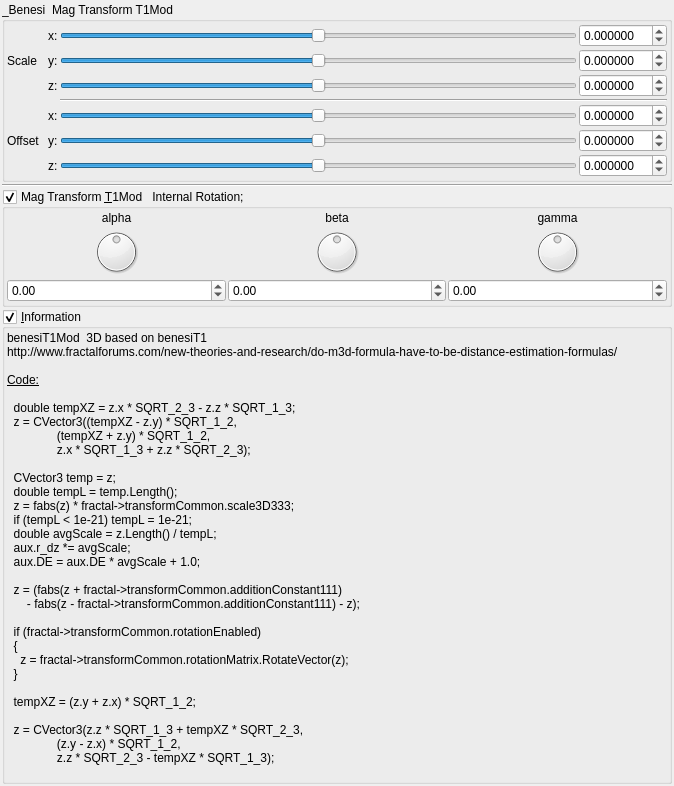
<?xml version="1.0" encoding="UTF-8"?>
<ui version="4.0">
 <class>Form</class>
 <widget class="QWidget" name="Form">
  <property name="geometry">
   <rect>
    <x>0</x>
    <y>0</y>
    <width>674</width>
    <height>735</height>
   </rect>
  </property>
  <property name="windowTitle">
   <string>Form</string>
  </property>
  <layout class="QVBoxLayout" name="verticalLayout">
   <property name="spacing">
    <number>2</number>
   </property>
   <property name="leftMargin">
    <number>2</number>
   </property>
   <property name="topMargin">
    <number>2</number>
   </property>
   <property name="rightMargin">
    <number>2</number>
   </property>
   <property name="bottomMargin">
    <number>2</number>
   </property>
   <item>
    <widget class="QGroupBox" name="groupBox">
     <property name="toolTip">
      <string>&lt;html&gt;&lt;head/&gt;&lt;body&gt;&lt;p&gt;&lt;span style=&quot; color:#000000;&quot;&gt;benesiT1Mod,  based on BenesiT1&lt;/span&gt;&lt;/p&gt;&lt;p&gt;&lt;span style=&quot; font-family:'Courier New,courier'; color:#000000;&quot;&gt;http://www.fractalforums.com/new-theories-and-research/do-m3d-formula-have-to-be-distance-estimation-formulas/&lt;/span&gt;&lt;/p&gt;&lt;/body&gt;&lt;/html&gt;</string>
     </property>
     <property name="title">
      <string>_Benesi  Mag Transform T1Mod</string>
     </property>
     <property name="checkable">
      <bool>false</bool>
     </property>
     <layout class="QVBoxLayout" name="verticalLayout_29" stretch="0">
      <property name="spacing">
       <number>2</number>
      </property>
      <property name="leftMargin">
       <number>2</number>
      </property>
      <property name="topMargin">
       <number>2</number>
      </property>
      <property name="rightMargin">
       <number>2</number>
      </property>
      <property name="bottomMargin">
       <number>2</number>
      </property>
      <item>
       <layout class="QGridLayout" name="gridLayout_63">
        <property name="spacing">
         <number>2</number>
        </property>
        <item row="0" column="1">
         <widget class="QLabel" name="label_251">
          <property name="text">
           <string/>
          </property>
         </widget>
        </item>
        <item row="4" column="4">
         <widget class="MyDoubleSpinBox" name="spinbox3_transf_addition_constant_111_x">
          <property name="sizePolicy">
           <sizepolicy hsizetype="Minimum" vsizetype="Maximum">
            <horstretch>0</horstretch>
            <verstretch>0</verstretch>
           </sizepolicy>
          </property>
          <property name="prefix">
           <string/>
          </property>
          <property name="suffix">
           <string/>
          </property>
          <property name="decimals">
           <number>6</number>
          </property>
          <property name="minimum">
           <double>-99.989999999999995</double>
          </property>
          <property name="maximum">
           <double>99.989999999999995</double>
          </property>
          <property name="singleStep">
           <double>0.100000000000000</double>
          </property>
         </widget>
        </item>
        <item row="4" column="3">
         <widget class="QSlider" name="slider3_transf_addition_constant_111_x">
          <property name="sizePolicy">
           <sizepolicy hsizetype="Preferred" vsizetype="Preferred">
            <horstretch>0</horstretch>
            <verstretch>0</verstretch>
           </sizepolicy>
          </property>
          <property name="minimum">
           <number>-5000000</number>
          </property>
          <property name="maximum">
           <number>5000000</number>
          </property>
          <property name="singleStep">
           <number>1</number>
          </property>
          <property name="orientation">
           <enum>Qt::Horizontal</enum>
          </property>
         </widget>
        </item>
        <item row="5" column="3">
         <widget class="QSlider" name="slider3_transf_addition_constant_111_y">
          <property name="sizePolicy">
           <sizepolicy hsizetype="Expanding" vsizetype="Maximum">
            <horstretch>0</horstretch>
            <verstretch>0</verstretch>
           </sizepolicy>
          </property>
          <property name="minimum">
           <number>-5000000</number>
          </property>
          <property name="maximum">
           <number>5000000</number>
          </property>
          <property name="singleStep">
           <number>1</number>
          </property>
          <property name="orientation">
           <enum>Qt::Horizontal</enum>
          </property>
         </widget>
        </item>
        <item row="1" column="1">
         <widget class="QLabel" name="label_258">
          <property name="text">
           <string>Scale </string>
          </property>
         </widget>
        </item>
        <item row="2" column="4">
         <widget class="MyDoubleSpinBox" name="spinbox3_transf_scale3D_333_z">
          <property name="sizePolicy">
           <sizepolicy hsizetype="Minimum" vsizetype="Maximum">
            <horstretch>0</horstretch>
            <verstretch>0</verstretch>
           </sizepolicy>
          </property>
          <property name="prefix">
           <string/>
          </property>
          <property name="suffix">
           <string/>
          </property>
          <property name="decimals">
           <number>6</number>
          </property>
          <property name="minimum">
           <double>-99.989999999999995</double>
          </property>
          <property name="maximum">
           <double>99.989999999999995</double>
          </property>
          <property name="singleStep">
           <double>0.100000000000000</double>
          </property>
         </widget>
        </item>
        <item row="0" column="4">
         <widget class="MyDoubleSpinBox" name="spinbox3_transf_scale3D_333_x">
          <property name="sizePolicy">
           <sizepolicy hsizetype="Minimum" vsizetype="Maximum">
            <horstretch>0</horstretch>
            <verstretch>0</verstretch>
           </sizepolicy>
          </property>
          <property name="prefix">
           <string/>
          </property>
          <property name="suffix">
           <string/>
          </property>
          <property name="decimals">
           <number>6</number>
          </property>
          <property name="minimum">
           <double>-99.989999999999995</double>
          </property>
          <property name="maximum">
           <double>99.989999999999995</double>
          </property>
          <property name="singleStep">
           <double>0.100000000000000</double>
          </property>
         </widget>
        </item>
        <item row="1" column="3">
         <widget class="QSlider" name="slider3_transf_scale3D_333_y">
          <property name="sizePolicy">
           <sizepolicy hsizetype="Expanding" vsizetype="Maximum">
            <horstretch>0</horstretch>
            <verstretch>0</verstretch>
           </sizepolicy>
          </property>
          <property name="minimum">
           <number>-5000000</number>
          </property>
          <property name="maximum">
           <number>5000000</number>
          </property>
          <property name="singleStep">
           <number>1</number>
          </property>
          <property name="orientation">
           <enum>Qt::Horizontal</enum>
          </property>
         </widget>
        </item>
        <item row="4" column="1">
         <widget class="QLabel" name="label_253">
          <property name="text">
           <string/>
          </property>
         </widget>
        </item>
        <item row="6" column="3">
         <widget class="QSlider" name="slider3_transf_addition_constant_111_z">
          <property name="sizePolicy">
           <sizepolicy hsizetype="Expanding" vsizetype="Maximum">
            <horstretch>0</horstretch>
            <verstretch>0</verstretch>
           </sizepolicy>
          </property>
          <property name="minimum">
           <number>-5000000</number>
          </property>
          <property name="maximum">
           <number>5000000</number>
          </property>
          <property name="singleStep">
           <number>1</number>
          </property>
          <property name="orientation">
           <enum>Qt::Horizontal</enum>
          </property>
         </widget>
        </item>
        <item row="6" column="1">
         <widget class="QLabel" name="label_257">
          <property name="text">
           <string/>
          </property>
         </widget>
        </item>
        <item row="2" column="3">
         <widget class="QSlider" name="slider3_transf_scale3D_333_z">
          <property name="sizePolicy">
           <sizepolicy hsizetype="Expanding" vsizetype="Maximum">
            <horstretch>0</horstretch>
            <verstretch>0</verstretch>
           </sizepolicy>
          </property>
          <property name="minimum">
           <number>-5000000</number>
          </property>
          <property name="maximum">
           <number>5000000</number>
          </property>
          <property name="singleStep">
           <number>1</number>
          </property>
          <property name="orientation">
           <enum>Qt::Horizontal</enum>
          </property>
         </widget>
        </item>
        <item row="1" column="4">
         <widget class="MyDoubleSpinBox" name="spinbox3_transf_scale3D_333_y">
          <property name="sizePolicy">
           <sizepolicy hsizetype="Minimum" vsizetype="Maximum">
            <horstretch>0</horstretch>
            <verstretch>0</verstretch>
           </sizepolicy>
          </property>
          <property name="prefix">
           <string/>
          </property>
          <property name="suffix">
           <string/>
          </property>
          <property name="decimals">
           <number>6</number>
          </property>
          <property name="minimum">
           <double>-99.989999999999995</double>
          </property>
          <property name="maximum">
           <double>99.989999999999995</double>
          </property>
          <property name="singleStep">
           <double>0.100000000000000</double>
          </property>
         </widget>
        </item>
        <item row="5" column="1">
         <widget class="QLabel" name="label_255">
          <property name="text">
           <string>Offset  </string>
          </property>
         </widget>
        </item>
        <item row="6" column="4">
         <widget class="MyDoubleSpinBox" name="spinbox3_transf_addition_constant_111_z">
          <property name="sizePolicy">
           <sizepolicy hsizetype="Minimum" vsizetype="Maximum">
            <horstretch>0</horstretch>
            <verstretch>0</verstretch>
           </sizepolicy>
          </property>
          <property name="prefix">
           <string/>
          </property>
          <property name="suffix">
           <string/>
          </property>
          <property name="decimals">
           <number>6</number>
          </property>
          <property name="minimum">
           <double>-99.989999999999995</double>
          </property>
          <property name="maximum">
           <double>99.989999999999995</double>
          </property>
          <property name="singleStep">
           <double>0.100000000000000</double>
          </property>
         </widget>
        </item>
        <item row="3" column="3" colspan="2">
         <widget class="Line" name="line_53">
          <property name="orientation">
           <enum>Qt::Horizontal</enum>
          </property>
         </widget>
        </item>
        <item row="0" column="3">
         <widget class="QSlider" name="slider3_transf_scale3D_333_x">
          <property name="sizePolicy">
           <sizepolicy hsizetype="Preferred" vsizetype="Preferred">
            <horstretch>0</horstretch>
            <verstretch>0</verstretch>
           </sizepolicy>
          </property>
          <property name="minimum">
           <number>-5000000</number>
          </property>
          <property name="maximum">
           <number>5000000</number>
          </property>
          <property name="singleStep">
           <number>1</number>
          </property>
          <property name="orientation">
           <enum>Qt::Horizontal</enum>
          </property>
         </widget>
        </item>
        <item row="2" column="1">
         <widget class="QLabel" name="label_250">
          <property name="text">
           <string/>
          </property>
         </widget>
        </item>
        <item row="5" column="4">
         <widget class="MyDoubleSpinBox" name="spinbox3_transf_addition_constant_111_y">
          <property name="sizePolicy">
           <sizepolicy hsizetype="Minimum" vsizetype="Maximum">
            <horstretch>0</horstretch>
            <verstretch>0</verstretch>
           </sizepolicy>
          </property>
          <property name="prefix">
           <string/>
          </property>
          <property name="suffix">
           <string/>
          </property>
          <property name="decimals">
           <number>6</number>
          </property>
          <property name="minimum">
           <double>-99.989999999999995</double>
          </property>
          <property name="maximum">
           <double>99.989999999999995</double>
          </property>
          <property name="singleStep">
           <double>0.100000000000000</double>
          </property>
         </widget>
        </item>
        <item row="0" column="2">
         <widget class="QLabel" name="label_252">
          <property name="text">
           <string>x:</string>
          </property>
         </widget>
        </item>
        <item row="1" column="2">
         <widget class="QLabel" name="label_254">
          <property name="text">
           <string>y:</string>
          </property>
         </widget>
        </item>
        <item row="4" column="2">
         <widget class="QLabel" name="label_256">
          <property name="text">
           <string>x:</string>
          </property>
         </widget>
        </item>
        <item row="5" column="2">
         <widget class="QLabel" name="label_259">
          <property name="text">
           <string>y:</string>
          </property>
         </widget>
        </item>
        <item row="2" column="2">
         <widget class="QLabel" name="label_260">
          <property name="text">
           <string>z:</string>
          </property>
         </widget>
        </item>
        <item row="6" column="2">
         <widget class="QLabel" name="label_261">
          <property name="text">
           <string>z:</string>
          </property>
         </widget>
        </item>
       </layout>
      </item>
     </layout>
    </widget>
   </item>
   <item>
    <widget class="Line" name="line_55">
     <property name="orientation">
      <enum>Qt::Horizontal</enum>
     </property>
    </widget>
   </item>
   <item>
    <widget class="MyGroupBox" name="groupCheck_transf_rotation_enabled">
     <property name="title">
      <string>Mag Transform &amp;T1Mod   Internal Rotation; </string>
     </property>
     <property name="checkable">
      <bool>true</bool>
     </property>
     <layout class="QVBoxLayout" name="verticalLayout_8" stretch="0">
      <property name="spacing">
       <number>2</number>
      </property>
      <property name="leftMargin">
       <number>2</number>
      </property>
      <property name="topMargin">
       <number>2</number>
      </property>
      <property name="rightMargin">
       <number>2</number>
      </property>
      <property name="bottomMargin">
       <number>2</number>
      </property>
      <item>
       <layout class="QGridLayout" name="gridLayout_10">
        <property name="spacing">
         <number>2</number>
        </property>
        <item row="1" column="2">
         <widget class="QLabel" name="label_36">
          <property name="text">
           <string>gamma</string>
          </property>
          <property name="alignment">
           <set>Qt::AlignCenter</set>
          </property>
         </widget>
        </item>
        <item row="1" column="1">
         <widget class="QLabel" name="label_34">
          <property name="text">
           <string>beta</string>
          </property>
          <property name="alignment">
           <set>Qt::AlignCenter</set>
          </property>
         </widget>
        </item>
        <item row="1" column="0">
         <widget class="QLabel" name="label_35">
          <property name="text">
           <string>alpha</string>
          </property>
          <property name="alignment">
           <set>Qt::AlignCenter</set>
          </property>
         </widget>
        </item>
        <item row="2" column="1">
         <widget class="QDial" name="dial3_transf_rotation_y">
          <property name="minimum">
           <number>-18000</number>
          </property>
          <property name="maximum">
           <number>18000</number>
          </property>
          <property name="wrapping">
           <bool>true</bool>
          </property>
         </widget>
        </item>
        <item row="2" column="2">
         <widget class="QDial" name="dial3_transf_rotation_z">
          <property name="minimum">
           <number>-18000</number>
          </property>
          <property name="maximum">
           <number>18000</number>
          </property>
          <property name="wrapping">
           <bool>true</bool>
          </property>
         </widget>
        </item>
        <item row="3" column="0">
         <widget class="MyDoubleSpinBox" name="spinboxd3_transf_rotation_x">
          <property name="sizePolicy">
           <sizepolicy hsizetype="Minimum" vsizetype="Maximum">
            <horstretch>0</horstretch>
            <verstretch>0</verstretch>
           </sizepolicy>
          </property>
          <property name="prefix">
           <string/>
          </property>
          <property name="suffix">
           <string/>
          </property>
          <property name="decimals">
           <number>2</number>
          </property>
          <property name="minimum">
           <double>-180.000000000000000</double>
          </property>
          <property name="maximum">
           <double>180.000000000000000</double>
          </property>
          <property name="singleStep">
           <double>1.000000000000000</double>
          </property>
         </widget>
        </item>
        <item row="2" column="0">
         <widget class="QDial" name="dial3_transf_rotation_x">
          <property name="minimum">
           <number>-18000</number>
          </property>
          <property name="maximum">
           <number>18000</number>
          </property>
          <property name="wrapping">
           <bool>true</bool>
          </property>
         </widget>
        </item>
        <item row="3" column="2">
         <widget class="MyDoubleSpinBox" name="spinboxd3_transf_rotation_z">
          <property name="sizePolicy">
           <sizepolicy hsizetype="Minimum" vsizetype="Maximum">
            <horstretch>0</horstretch>
            <verstretch>0</verstretch>
           </sizepolicy>
          </property>
          <property name="prefix">
           <string/>
          </property>
          <property name="suffix">
           <string/>
          </property>
          <property name="decimals">
           <number>2</number>
          </property>
          <property name="minimum">
           <double>-180.000000000000000</double>
          </property>
          <property name="maximum">
           <double>180.000000000000000</double>
          </property>
          <property name="singleStep">
           <double>1.000000000000000</double>
          </property>
         </widget>
        </item>
        <item row="3" column="1">
         <widget class="MyDoubleSpinBox" name="spinboxd3_transf_rotation_y">
          <property name="sizePolicy">
           <sizepolicy hsizetype="Minimum" vsizetype="Maximum">
            <horstretch>0</horstretch>
            <verstretch>0</verstretch>
           </sizepolicy>
          </property>
          <property name="prefix">
           <string/>
          </property>
          <property name="suffix">
           <string/>
          </property>
          <property name="decimals">
           <number>2</number>
          </property>
          <property name="minimum">
           <double>-180.000000000000000</double>
          </property>
          <property name="maximum">
           <double>180.000000000000000</double>
          </property>
          <property name="singleStep">
           <double>1.000000000000000</double>
          </property>
         </widget>
        </item>
       </layout>
      </item>
     </layout>
    </widget>
   </item>
   <item>
    <widget class="MyGroupBox" name="groupCheck_info">
     <property name="title">
      <string>&amp;Information</string>
     </property>
     <property name="flat">
      <bool>false</bool>
     </property>
     <property name="checkable">
      <bool>true</bool>
     </property>
     <layout class="QVBoxLayout" name="verticalLayout_2">
      <property name="spacing">
       <number>2</number>
      </property>
      <property name="leftMargin">
       <number>2</number>
      </property>
      <property name="topMargin">
       <number>2</number>
      </property>
      <property name="rightMargin">
       <number>2</number>
      </property>
      <property name="bottomMargin">
       <number>2</number>
      </property>
      <item>
       <widget class="QLabel" name="label_4">
        <property name="text">
         <string>&lt;!DOCTYPE HTML PUBLIC &quot;-//W3C//DTD HTML 4.0//EN&quot; &quot;http://www.w3.org/TR/REC-html40/strict.dtd&quot;&gt;
&lt;html&gt;&lt;head&gt;&lt;meta name=&quot;qrichtext&quot; content=&quot;1&quot; /&gt;&lt;style type=&quot;text/css&quot;&gt;
p, li { white-space: pre-wrap; }
&lt;/style&gt;&lt;/head&gt;&lt;body&gt;
&lt;p style=&quot; margin-top:0px; margin-bottom:0px; margin-left:0px; margin-right:0px; -qt-block-indent:0; text-indent:0px;&quot;&gt;benesiT1Mod  3D based on benesiT1&lt;/p&gt;
&lt;p style=&quot; margin-top:0px; margin-bottom:0px; margin-left:0px; margin-right:0px; -qt-block-indent:0; text-indent:0px;&quot;&gt;http://www.fractalforums.com/new-theories-and-research/do-m3d-formula-have-to-be-distance-estimation-formulas/&lt;/p&gt;
&lt;p style=&quot;-qt-paragraph-type:empty; margin-top:0px; margin-bottom:0px; margin-left:0px; margin-right:0px; -qt-block-indent:0; text-indent:0px;&quot;&gt;&lt;br /&gt;&lt;/p&gt;
&lt;p style=&quot; margin-top:0px; margin-bottom:0px; margin-left:0px; margin-right:0px; -qt-block-indent:0; text-indent:0px;&quot;&gt;&lt;span style=&quot; text-decoration: underline;&quot;&gt;Code:&lt;/span&gt;&lt;/p&gt;
&lt;p style=&quot;-qt-paragraph-type:empty; margin-top:0px; margin-bottom:0px; margin-left:0px; margin-right:0px; -qt-block-indent:0; text-indent:0px; text-decoration: underline;&quot;&gt;&lt;br /&gt;&lt;/p&gt;
&lt;p style=&quot; margin-top:0px; margin-bottom:0px; margin-left:0px; margin-right:0px; -qt-block-indent:0; text-indent:0px;&quot;&gt;  double tempXZ = z.x * SQRT_2_3 - z.z * SQRT_1_3;&lt;/p&gt;
&lt;p style=&quot; margin-top:0px; margin-bottom:0px; margin-left:0px; margin-right:0px; -qt-block-indent:0; text-indent:0px;&quot;&gt;  z = CVector3((tempXZ - z.y) * SQRT_1_2,&lt;/p&gt;
&lt;p style=&quot; margin-top:0px; margin-bottom:0px; margin-left:0px; margin-right:0px; -qt-block-indent:0; text-indent:0px;&quot;&gt;               (tempXZ + z.y) * SQRT_1_2,&lt;/p&gt;
&lt;p style=&quot; margin-top:0px; margin-bottom:0px; margin-left:0px; margin-right:0px; -qt-block-indent:0; text-indent:0px;&quot;&gt;               z.x * SQRT_1_3 + z.z * SQRT_2_3);&lt;/p&gt;
&lt;p style=&quot;-qt-paragraph-type:empty; margin-top:0px; margin-bottom:0px; margin-left:0px; margin-right:0px; -qt-block-indent:0; text-indent:0px;&quot;&gt;&lt;br /&gt;&lt;/p&gt;
&lt;p style=&quot; margin-top:0px; margin-bottom:0px; margin-left:0px; margin-right:0px; -qt-block-indent:0; text-indent:0px;&quot;&gt;  CVector3 temp = z;&lt;/p&gt;
&lt;p style=&quot; margin-top:0px; margin-bottom:0px; margin-left:0px; margin-right:0px; -qt-block-indent:0; text-indent:0px;&quot;&gt;  double tempL = temp.Length();&lt;/p&gt;
&lt;p style=&quot; margin-top:0px; margin-bottom:0px; margin-left:0px; margin-right:0px; -qt-block-indent:0; text-indent:0px;&quot;&gt;  z = fabs(z) * fractal-&amp;gt;transformCommon.scale3D333;&lt;/p&gt;
&lt;p style=&quot; margin-top:0px; margin-bottom:0px; margin-left:0px; margin-right:0px; -qt-block-indent:0; text-indent:0px;&quot;&gt;  if (tempL &amp;lt; 1e-21) tempL = 1e-21;&lt;/p&gt;
&lt;p style=&quot; margin-top:0px; margin-bottom:0px; margin-left:0px; margin-right:0px; -qt-block-indent:0; text-indent:0px;&quot;&gt;  double avgScale = z.Length() / tempL;&lt;/p&gt;
&lt;p style=&quot; margin-top:0px; margin-bottom:0px; margin-left:0px; margin-right:0px; -qt-block-indent:0; text-indent:0px;&quot;&gt;  aux.r_dz *= avgScale;&lt;/p&gt;
&lt;p style=&quot; margin-top:0px; margin-bottom:0px; margin-left:0px; margin-right:0px; -qt-block-indent:0; text-indent:0px;&quot;&gt;  aux.DE = aux.DE * avgScale + 1.0;&lt;/p&gt;
&lt;p style=&quot;-qt-paragraph-type:empty; margin-top:0px; margin-bottom:0px; margin-left:0px; margin-right:0px; -qt-block-indent:0; text-indent:0px;&quot;&gt;&lt;br /&gt;&lt;/p&gt;
&lt;p style=&quot; margin-top:0px; margin-bottom:0px; margin-left:0px; margin-right:0px; -qt-block-indent:0; text-indent:0px;&quot;&gt;  z = (fabs(z + fractal-&amp;gt;transformCommon.additionConstant111)&lt;/p&gt;
&lt;p style=&quot; margin-top:0px; margin-bottom:0px; margin-left:0px; margin-right:0px; -qt-block-indent:0; text-indent:0px;&quot;&gt;      - fabs(z - fractal-&amp;gt;transformCommon.additionConstant111) - z);&lt;/p&gt;
&lt;p style=&quot;-qt-paragraph-type:empty; margin-top:0px; margin-bottom:0px; margin-left:0px; margin-right:0px; -qt-block-indent:0; text-indent:0px;&quot;&gt;&lt;br /&gt;&lt;/p&gt;
&lt;p style=&quot; margin-top:0px; margin-bottom:0px; margin-left:0px; margin-right:0px; -qt-block-indent:0; text-indent:0px;&quot;&gt;  if (fractal-&amp;gt;transformCommon.rotationEnabled)&lt;/p&gt;
&lt;p style=&quot; margin-top:0px; margin-bottom:0px; margin-left:0px; margin-right:0px; -qt-block-indent:0; text-indent:0px;&quot;&gt;  {&lt;/p&gt;
&lt;p style=&quot; margin-top:0px; margin-bottom:0px; margin-left:0px; margin-right:0px; -qt-block-indent:0; text-indent:0px;&quot;&gt;    z = fractal-&amp;gt;transformCommon.rotationMatrix.RotateVector(z);&lt;/p&gt;
&lt;p style=&quot; margin-top:0px; margin-bottom:0px; margin-left:0px; margin-right:0px; -qt-block-indent:0; text-indent:0px;&quot;&gt;  }&lt;/p&gt;
&lt;p style=&quot;-qt-paragraph-type:empty; margin-top:0px; margin-bottom:0px; margin-left:0px; margin-right:0px; -qt-block-indent:0; text-indent:0px;&quot;&gt;&lt;br /&gt;&lt;/p&gt;
&lt;p style=&quot; margin-top:0px; margin-bottom:0px; margin-left:0px; margin-right:0px; -qt-block-indent:0; text-indent:0px;&quot;&gt;  tempXZ = (z.y + z.x) * SQRT_1_2;&lt;/p&gt;
&lt;p style=&quot;-qt-paragraph-type:empty; margin-top:0px; margin-bottom:0px; margin-left:0px; margin-right:0px; -qt-block-indent:0; text-indent:0px;&quot;&gt;&lt;br /&gt;&lt;/p&gt;
&lt;p style=&quot; margin-top:0px; margin-bottom:0px; margin-left:0px; margin-right:0px; -qt-block-indent:0; text-indent:0px;&quot;&gt;  z = CVector3(z.z * SQRT_1_3 + tempXZ * SQRT_2_3,&lt;/p&gt;
&lt;p style=&quot; margin-top:0px; margin-bottom:0px; margin-left:0px; margin-right:0px; -qt-block-indent:0; text-indent:0px;&quot;&gt;               (z.y - z.x) * SQRT_1_2,&lt;/p&gt;
&lt;p style=&quot; margin-top:0px; margin-bottom:0px; margin-left:0px; margin-right:0px; -qt-block-indent:0; text-indent:0px;&quot;&gt;               z.z * SQRT_2_3 - tempXZ * SQRT_1_3);&lt;/p&gt;
&lt;p style=&quot;-qt-paragraph-type:empty; margin-top:0px; margin-bottom:0px; margin-left:0px; margin-right:0px; -qt-block-indent:0; text-indent:0px;&quot;&gt;&lt;br /&gt;&lt;/p&gt;&lt;/body&gt;&lt;/html&gt;</string>
        </property>
        <property name="wordWrap">
         <bool>true</bool>
        </property>
        <property name="openExternalLinks">
         <bool>true</bool>
        </property>
        <property name="textInteractionFlags">
         <set>Qt::LinksAccessibleByMouse|Qt::TextSelectableByMouse</set>
        </property>
       </widget>
      </item>
     </layout>
    </widget>
   </item>
   <item>
    <spacer name="verticalSpacer">
     <property name="orientation">
      <enum>Qt::Vertical</enum>
     </property>
     <property name="sizeHint" stdset="0">
      <size>
       <width>20</width>
       <height>40</height>
      </size>
     </property>
    </spacer>
   </item>
  </layout>
 </widget>
 <customwidgets>
  <customwidget>
   <class>MyDoubleSpinBox</class>
   <extends>QDoubleSpinBox</extends>
   <header>mydoublespinbox.h</header>
  </customwidget>
  <customwidget>
   <class>MyGroupBox</class>
   <extends>QGroupBox</extends>
   <header>mygroupbox.h</header>
   <container>1</container>
  </customwidget>
 </customwidgets>
 <resources/>
 <connections/>
</ui>
